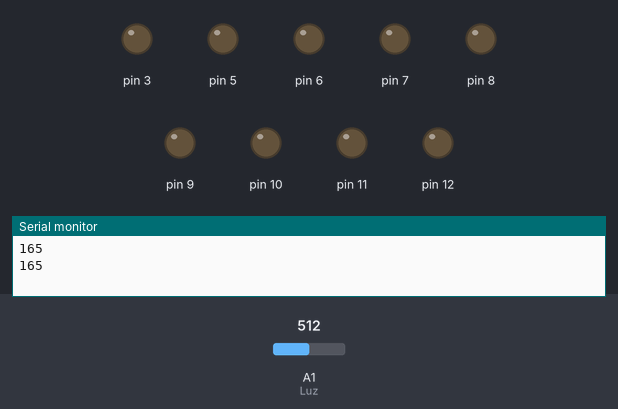
A sketch run on a simulated Arduino Uno, built with avr-gcc and run on an emulated ATmega328P. Shown: output pins drawn as LEDs (lit = HIGH), the last lines printed to the serial monitor. The inputs (shaded band) are chosen by the test bench; at power-on: A1 (Luz) = 512.

Above: at 1.8 s.
1.9 s: A1 (Luz) set to 699
3.4 s: A1 (Luz) set to 710
At 4.6 s:
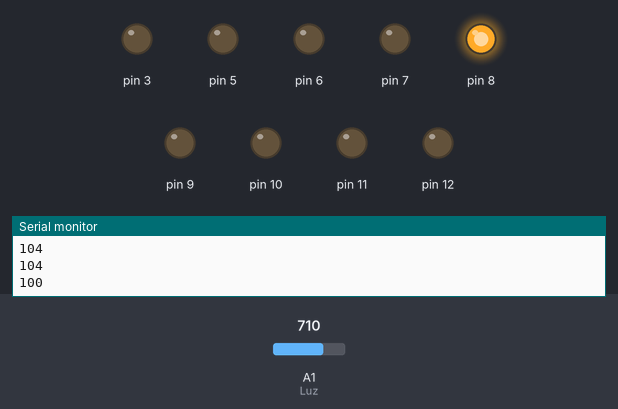
5.5 s: A1 (Luz) set to 900
At 7.2 s:
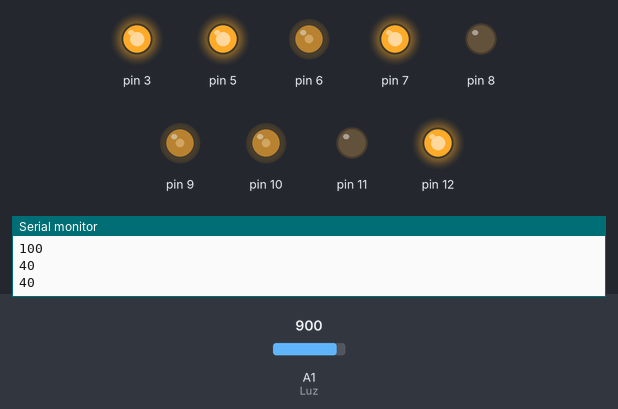
7.5 s: A1 (Luz) set to 935
9.2 s: A1 (Luz) set to 957
At 10.4 s:
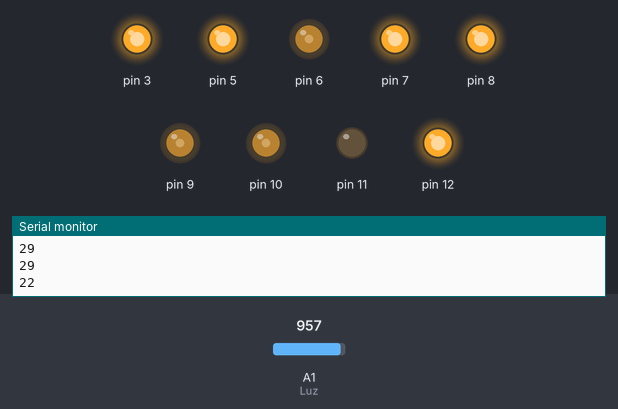
Timing chart, 0 to 12.2 s (numbered marks = the images above; inputs shaded):
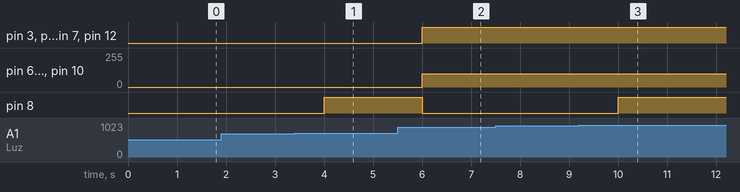

Measured:
- the behaviour switches between 709 and 710 on A1 (Luz) (found by bisection; images 0 and 1)
- the behaviour switches between 944 and 945 on A1 (Luz) (found by bisection; images 2 and 3)
- after the input at 3.4 s, pin 8: LOW → HIGH after 0.60 s
- after the input at 5.5 s, pin 3, pin 5, pin 7, pin 12: LOW → HIGH after 0.50 s; pin 6, pin 9, pin 10: 0/255 → 100/255 after 0.50 s; pin 8: HIGH → LOW after 0.50 s
- after the input at 9.2 s, pin 8: LOW → HIGH after 0.80 s

The sketch:

neat_vihelmo2.ino
```cpp
#define Luz A1
void setup()
{
  pinMode(3, OUTPUT);
  pinMode(9, OUTPUT);
  pinMode(5, OUTPUT);
  pinMode(6, OUTPUT);
  pinMode(7, OUTPUT);
  pinMode(8, OUTPUT);
  pinMode(10, OUTPUT);
  pinMode(11, OUTPUT);
  pinMode(12, OUTPUT);
  pinMode(A1, INPUT);
  Serial.begin(9600);
}
void loop()
{
  int lecturaluz = analogRead(Luz);
  int lecturaluzf = map(lecturaluz,713,1022,100,0);


  Serial.println(lecturaluzf);

  if (lecturaluzf <= 25)
  {
    analogWrite(9, 100);
    analogWrite(6, 100);
    digitalWrite(3, 1);
    digitalWrite(5, 1);
    digitalWrite(7, 1);
    analogWrite(10, 100);
    analogWrite(11, 0);
    analogWrite(12, 200);
    digitalWrite(8, 1);
  }
  else if( (lecturaluzf > 25) && (lecturaluzf <= 50) )
  {
    analogWrite(6 , 100);
    analogWrite(9 , 100);
    digitalWrite(3, 1);
    digitalWrite(5, 1);
    digitalWrite(7, 1);
    analogWrite(10, 100);
    analogWrite(12, 200);
    analogWrite(11, 0);
    digitalWrite(8, 0);
  }
  else if( (lecturaluzf >= 50) && (lecturaluzf < 75))
  {
    analogWrite(6, 100);
    analogWrite(9, 100);
    digitalWrite(3, 1);
    digitalWrite(5, 1);
    digitalWrite(7, 1);
    analogWrite(10, 0);
    analogWrite(12, 0);
    analogWrite(11, 0);
    digitalWrite(8, 0);
  }
  else if((lecturaluzf >= 75) && (lecturaluzf < 99))
  {
    analogWrite(6, 100);
    analogWrite(9, 100);
    digitalWrite(3, 1);
    digitalWrite(5, 0);
    digitalWrite(7, 0);
    analogWrite(10, 0);
    analogWrite(12, 0);
    analogWrite(11, 0);
    digitalWrite(8, 0);
  }
  else if(lecturaluzf == 100)
  {
    analogWrite(6, 0);
    analogWrite(9, 0);
    digitalWrite(3, 0);
    digitalWrite(5, 0);
    digitalWrite(7, 0);
    analogWrite(10, 0);
    analogWrite(12, 0);
    analogWrite(11, 0);
    digitalWrite(8, 1);
  }
  delay(1000);
}
```
